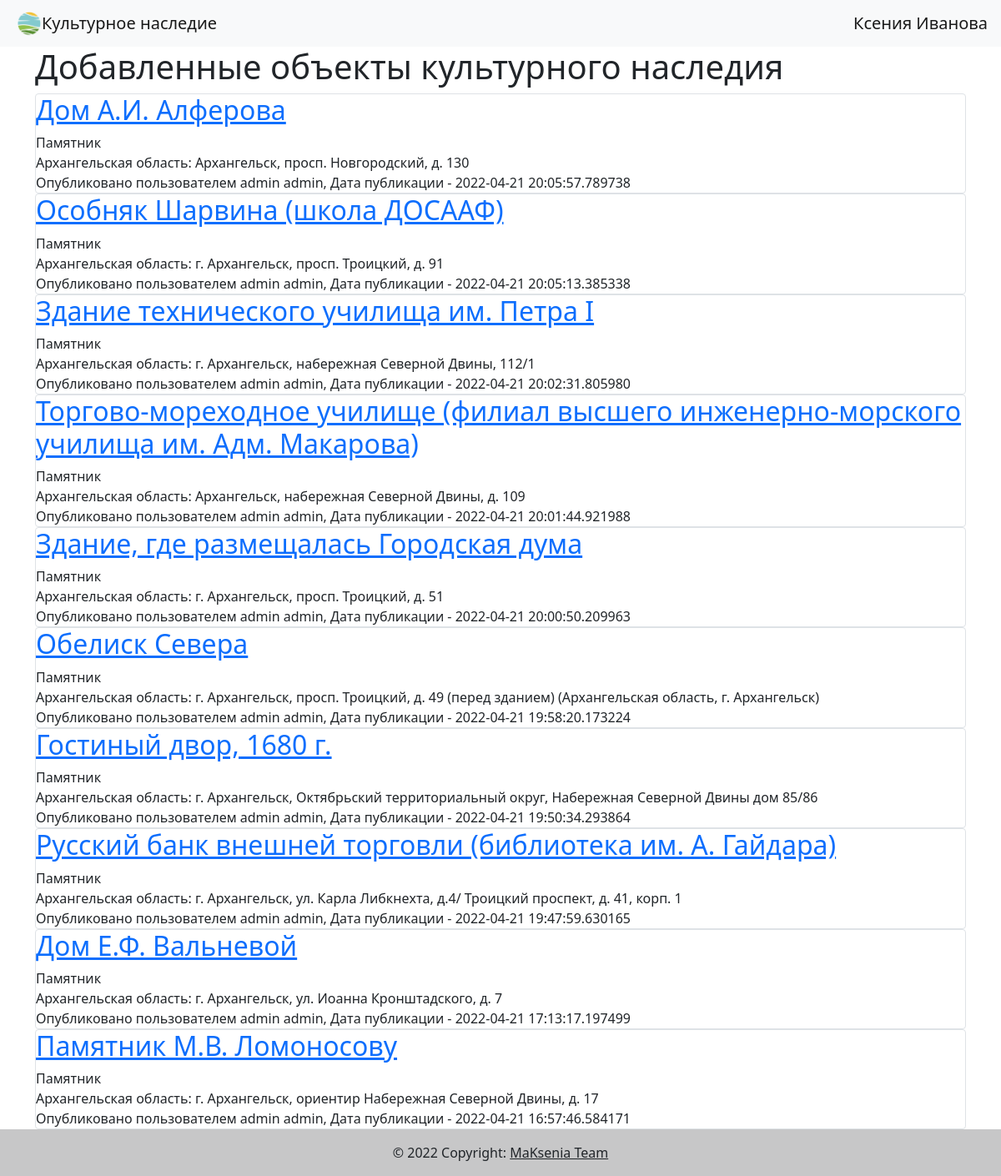
Screenshot of / (signed in) with the database file from the repository.
### data/users.py (models this page shows, shortened)
class User(SqlAlchemyBase, UserMixin):
    __tablename__ = 'users'
    id = sqlalchemy.Column(sqlalchemy.Integer,
                           primary_key=True, autoincrement=True)
    first_name = sqlalchemy.Column(sqlalchemy.String, nullable=True)
    surname = sqlalchemy.Column(sqlalchemy.String, nullable=True)
    email = sqlalchemy.Column(sqlalchemy.String,
                              index=True, unique=True, nullable=True)
    hashed_password = sqlalchemy.Column(sqlalchemy.String, nullable=True)
    is_admin = sqlalchemy.Column(sqlalchemy.Boolean, default=False)
    objects = orm.relation("Object", back_populates='creator')
    comments = orm.relation("Comment", back_populates='user')

### data/objects.py (models this page shows)
class Object(SqlAlchemyBase):
    __tablename__ = 'objects'
    id = sqlalchemy.Column(sqlalchemy.Integer,
                           primary_key=True, autoincrement=True)
    object = sqlalchemy.Column(sqlalchemy.String, nullable=True)
    registry_number = sqlalchemy.Column(sqlalchemy.Integer, nullable=True)
    address = sqlalchemy.Column(sqlalchemy.String, nullable=True)
    longitude = sqlalchemy.Column(sqlalchemy.String, nullable=True)
    latitude = sqlalchemy.Column(sqlalchemy.String, nullable=True)
    region = sqlalchemy.Column(sqlalchemy.String, nullable=True)
    category_of_significance = sqlalchemy.Column(sqlalchemy.String, nullable=True)
    type_of_object = sqlalchemy.Column(sqlalchemy.String, nullable=True)
    is_unesco = sqlalchemy.Column(sqlalchemy.Boolean, default=False)
    picture_src = sqlalchemy.Column(sqlalchemy.String, nullable=True)
    created_date = sqlalchemy.Column(sqlalchemy.DateTime,
                                     default=datetime.datetime.now)
    creator_id = sqlalchemy.Column(sqlalchemy.Integer,
                                   sqlalchemy.ForeignKey("users.id"))
    creator = orm.relation('User')
    comments = orm.relation("Comment", back_populates='object', cascade='all, delete')

### __init__.py (the view)
@app.route('/index')
@app.route("/")
def index():
    db_sess = db_session.create_session()
    request = db_sess.query(Object).order_by(Object.id.desc()).all()
    return render_template("index.html", objects=request, title='Объекты культурного наследия')

### __init__.py (called while the page is built)
@login_manager.user_loader
def load_user(user_id):
    db_sess = db_session.create_session()
    return db_sess.query(User).get(user_id)

### data/db_session.py (called while the page is built)
def create_session() -> Session:
    global __factory
    return __factory()

### templates/index.html (shortened to what this page needs)
{% extends "base.html" %}
{% block content %}
<h1>Добавленные объекты культурного наследия</h1>
{% for item in objects %}
<div class="col-md6 border rounded">
    <a href="object/{{item.id}}"><h2>{{item.object}}</h2></a>
    <div>
        {{item.type_of_object}}<br>
        {{item.region}}: {{item.address}}
    </div>
    <div>
        Опубликовано пользователем {{item.creator.first_name}} {{item.creator.surname}}, Дата публикации - {{item.created_date}}
    </div>
</div>
{% endfor %}
{% endblock %}

### templates/base.html (shortened to what this page needs)
<!doctype html>
<html lang="en">
<head>
    <link rel="stylesheet" href="https://cdn.jsdelivr.net/npm/bootstrap@5.1.3/dist/css/bootstrap.min.css">
</head>
<body>
<header>
    <nav class="navbar navbar-light bg-light">
        <a class="navbar-brand" href="https://maksenia-culture.herokuapp.com/" style="margin-right: 20px; margin-left: 20px;"><img src="{{ url_for('static', filename='logo.png') }}" width="30" height="30" class="d-inline-block align-top" alt="">Культурное наследие</a>
        {% if current_user.is_authenticated %}
        <a class="navbar-brand" href="/logout">{{ current_user.first_name }} {{ current_user.surname }}</a>
        {% else %}
        <p>
            <a class="btn btn-primary " href="/register" >Зарегистрироваться</a>
            <a class="btn btn-success" href="/login" style="margin-right: 20px;">Войти</a>
        </p>
        {% endif %}
    </nav>
</header>
<main role="main" class="container">
    {% block content %}{% endblock %}
</main>
</body>
<footer class="bg-light text-center text-lg-start">
    <div class="text-center p-3" style="background-color: rgba(0, 0, 0, 0.2);">
    © 2022 Copyright:
    <a class="text-dark">MaKsenia Team</a>
    </div>
</footer>
</html>

### rows the page displays
User: first_name "Ксения", surname "Иванова"
Object: object "Дом А.И. Алферова", type_of_object "Памятник", region "Архангельская область", address "Архангельск, просп. Новгородский, д. 130", creator.first_name "admin", creator.surname "admin", created_date "2022-04-21 20:05:57.789738"
Object: object "Особняк Шарвина (школа ДОСААФ)", type_of_object "Памятник", region "Архангельская область", address "г. Архангельск, просп. Троицкий, д. 91", creator.first_name "admin", creator.surname "admin", created_date "2022-04-21 20:05:13.385338"
Object: object "Здание технического училища им. Петра I", type_of_object "Памятник", region "Архангельская область", address "г. Архангельск, набережная Северной Двины, 112/1", creator.first_name "admin", creator.surname "admin", created_date "2022-04-21 20:02:31.805980"
Object: object "Торгово-мореходное училище (филиал высшего инженерно-морского училища им. Адм. Макарова)", type_of_object "Памятник", region "Архангельская область", address "Архангельск, набережная Северной Двины, д. 109", creator.first_name "admin", creator.surname "admin", created_date "2022-04-21 20:01:44.921988"
Object: object "Здание, где размещалась Городская дума", type_of_object "Памятник", region "Архангельская область", address "г. Архангельск, просп. Троицкий, д. 51", creator.first_name "admin", creator.surname "admin", created_date "2022-04-21 20:00:50.209963"
Object: object "Обелиск Севера", type_of_object "Памятник", region "Архангельская область", address "г. Архангельск, просп. Троицкий, д. 49 (перед зданием) (Архангельская область, г. Архангельск)", creator.first_name "admin", creator.surname "admin", created_date "2022-04-21 19:58:20.173224"
Object: object "Гостиный двор, 1680 г.", type_of_object "Памятник", region "Архангельская область", address "г. Архангельск, Октябрьский территориальный округ, Набережная Северной Двины дом 85/86", creator.first_name "admin", creator.surname "admin", created_date "2022-04-21 19:50:34.293864"
Object: object "Русский банк внешней торговли (библиотека им. А. Гайдара)", type_of_object "Памятник", region "Архангельская область", address "г. Архангельск, ул. Карла Либкнехта, д.4/ Троицкий проспект, д. 41, корп. 1", creator.first_name "admin", creator.surname "admin", created_date "2022-04-21 19:47:59.630165"
Object: object "Дом Е.Ф. Вальневой", type_of_object "Памятник", region "Архангельская область", address "г. Архангельск, ул. Иоанна Кронштадского, д. 7", creator.first_name "admin", creator.surname "admin", created_date "2022-04-21 17:13:17.197499"
Object: object "Памятник М.В. Ломоносову", type_of_object "Памятник", region "Архангельская область", address "г. Архангельск, ориентир Набережная Северной Двины, д. 17", creator.first_name "admin", creator.surname "admin", created_date "2022-04-21 16:57:46.584171"
